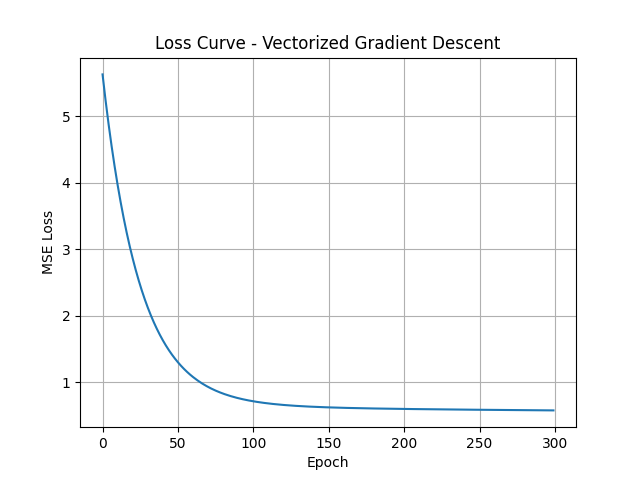

Write the Python code that produced this figure.
import numpy as np
import matplotlib.pyplot as plt
from sklearn.datasets import fetch_california_housing
from sklearn.model_selection import train_test_split
from sklearn.preprocessing import StandardScaler
from sklearn.linear_model import LinearRegression

# ---------------------------
# STEP 1: Load and preprocess California Housing
# ---------------------------

data = fetch_california_housing()
X, y = data.data, data.target

X_train, X_test, y_train, y_test = train_test_split(X, y, test_size = 0.2, random_state = 42)

scaler = StandardScaler()
X_train = scaler.fit_transform(X_train)
X_test = scaler.transform(X_test)

# Add bias column
X_train = np.hstack([X_train, np.ones((X_train.shape[0], 1))])
X_test = np.hstack([X_test, np.ones((X_test.shape[0], 1))])

# ---------------------------
# STEP 2: Initialize parameters
# ---------------------------

n_samples, n_features = X_train.shape
weights = np.zeros(n_features)
epochs = 300
lr = 0.01

# ---------------------------
# STEP 3: Vectorized gradient descent 
# ---------------------------

loss_history = []
for epoch in range(epochs):
    y_pred = X_train @ weights 
    error = y_pred - y_train
    loss = np.mean(error ** 2)
    gradient = (2/n_samples) * (X_train.T @ error)
    weights -= lr * gradient
    loss_history.append(loss)

# ---------------------------
# STEP 4: Plot loss curve 
# ---------------------------

plt.plot(loss_history)
plt.xlabel('Epoch')
plt.ylabel('MSE Loss')
plt.title("Loss Curve - Vectorized Gradient Descent")
plt.grid(True)
plt.show()

# ---------------------------
# STEP 5: Comparison with scikit-learn 
# ---------------------------

model = LinearRegression()
model.fit(X_train, y_train)

print("Sklearn Coefficients:\n", model.coef_)
print("Our Coefficients:\n", weights[:-1])  # exclude bias term
print("Sklearn Intercept:", model.intercept_)
print("Our Bias Term:", weights[-1])
